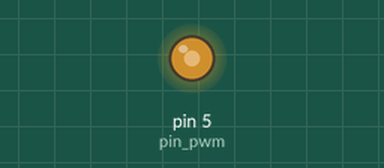
A sketch run on a simulated Arduino Uno, built with avr-gcc and run on an emulated ATmega328P. Shown: output pins drawn as LEDs (lit = HIGH). What the sketch prints to the serial monitor is not drawn.

Above: at 0.1 s.
Timing chart, 0 to 1.6 s (numbered marks = the images above):
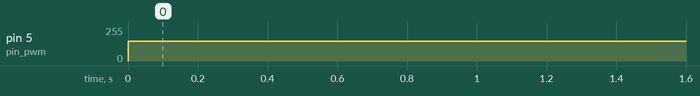

The sketch:

pwm_gen.ino
```cpp
#define pin_pwm 5
int i = 0;
void setup() {
  // put your setup code here, to run once:
  Serial.begin(9600);
  pinMode(pin_pwm, OUTPUT);
}

void loop() {
  // put your main code here, to run repeatedly:
  i++;// = Serial.read();
  //if(Serial.available()){
    analogWrite(pin_pwm, 150);
    Serial.println(i);
  //}
}
```

Measured:
- by itself, pin 5 (pin_pwm): 0/255 → 150/255 at 0.00 s
